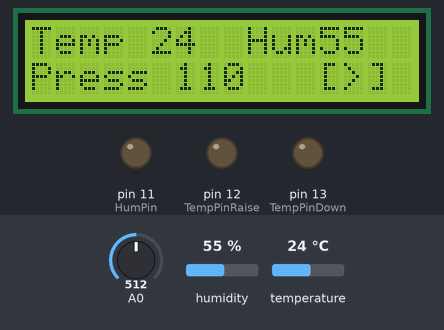
Recording of a sketch running on a simulated Arduino Uno, built with avr-gcc and run on an emulated ATmega328P. Parts: 16×2 character LCD, output pins drawn as LEDs (lit = HIGH). The test bench sets the inputs (shaded band); at power-on: A0 = 512, humidity 55 %, temperature 24 °C. What the sketch prints to the serial monitor is not drawn.

Above: at 1.2 s.
1.3 s: A0 set to 417
2.8 s: A0 set to 388
At 3.4 s:
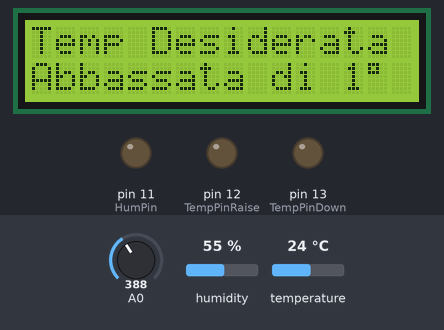
5.8 s: A0 set to 211
7.8 s: A0 set to 187
At 8.9 s:
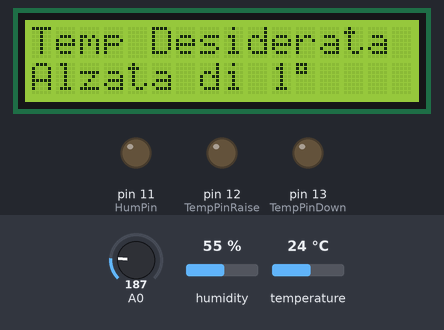
10.8 s: A0 set to 306
At 11.87 s:
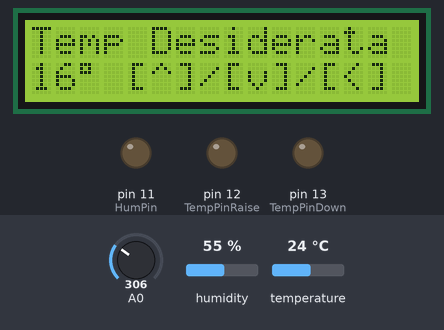
13.8 s: A0 set to 410
At 15.3 s:
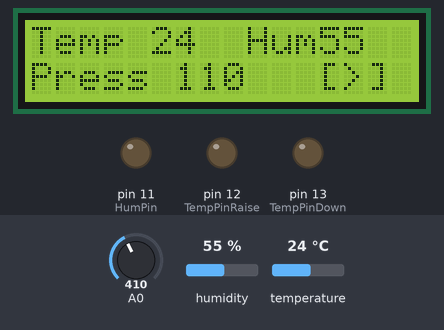
Timing chart, 0 to 16.8 s (numbered marks = the images above; inputs shaded):
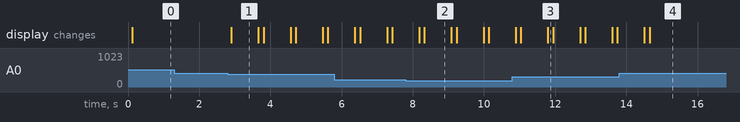

Measured:
- the behaviour switches between 400 and 399 on A0 (found by bisection; images 0 and 1)
- the behaviour switches between 200 and 199 on A0 (found by bisection; images 1 and 2)
- after the input at 1.3 s, every drawn part: stays the same
- after the input at 2.8 s, the display: changes after 0.11 s (image 1)
- after the input at 7.8 s, the display: first differs from a run without the input after 0.53 s (image 2)
- after the input at 10.8 s, the display: first differs from a run without the input after 0.24 s (image 3 shows a later state)
- after the input at 13.8 s, the display: first differs from a run without the input after 0.85 s (image 4)
- what the display in image 1 shows lasts 0.8 s, from 2.9 s to 3.7 s

The sketch:

Master.ino
```cpp
//Sample using LiquidCrystal library
#include <LiquidCrystal.h>
#include <Wire.h>
#include "HTU21D.h"

#define btnRIGHT  0
#define btnUP     1
#define btnDOWN   2
#define btnLEFT   3
#define btnSELECT 4
#define btnNONE   5

#define SlaveArduino 40

#define ALZA_T_NO_HUM           0
#define ALZA_T_ABBASSA_HUM      1
#define ABBASSA_T_NO_HUM        2
#define ABBASSA_T_ABBASSA_HUM   3
#define NO_T_NO_HUM             4
#define NO_T_ABBASSA_HUM        5

// select the pins used on the LCD panel
LiquidCrystal lcd(8, 9, 4, 5, 6, 7);
HTU21D myHumidity;
// define some values used by the panel and buttons
int lcd_key     = 0;
int adc_key_in  = 0;


bool page;
int Temperatura,Umidita;
int TempDesid=20;                         //la temperatura desiderata di default è 20°C

int HumPin = 11,TempPinRaise=12,TempPinDown=13;               //pin di uscita per il pilotaggio del sistema di condizionamento

byte counter=0,seconds=0,minutes=0;       //variabili per la temporizzazione

// read the buttons
int read_LCD_buttons()
{
 adc_key_in = analogRead(0);             // read the value from the sensor


 if (adc_key_in > 1000) return btnNONE;  // We make this the 1st option for speed reasons since it will be the most likely result

 if (adc_key_in < 50)   return btnRIGHT;
 if (adc_key_in < 200)  return btnUP;
 if (adc_key_in < 400)  return btnDOWN;
 if (adc_key_in < 600)  return btnLEFT;
 if (adc_key_in < 800)  return btnSELECT;

 return btnNONE;                         // when all others fail, return this...
}

void send_data()
{
  byte send_array[6];                    //dichiarazione dell'array da inviare


  send_array[0]=lowByte(Temperatura);    //le variabili vengono frazionate e inserite in un array in modo ordinato
  send_array[1]=highByte(Temperatura);
  send_array[2]=lowByte(TempDesid);
  send_array[3]=highByte(TempDesid);
  send_array[4]=lowByte(Umidita);
  send_array[5]=highByte(Umidita);

  Wire.beginTransmission(SlaveArduino);
  Wire.write(send_array,6);              //invio dell'array allo slave
  Wire.endTransmission();                // stop transmitting

}

void refresh_LCD()
{
   lcd.setCursor(0,0);
 lcd_key = read_LCD_buttons();          // read the buttons

 switch (lcd_key)                       // depending on which button was pushed, we perform an action
 {
   case btnRIGHT:                       //visualizzazione della temperatura desiderata e comandi per le opzioni disponibili
     {
          second_page:
 	  lcd.clear();
	  page=1;
	  lcd.setCursor(0, 0);
          lcd.print("Temp Desiderata");
	  lcd.setCursor(0,1);
	  lcd.print(TempDesid);
	  lcd.setCursor(2,1);
          lcd.print((char)223);
	  lcd.setCursor(4,1);
	  lcd.print("[^]/[v]/[<]");
          delay(100);
          break;
     }
   case btnLEFT:                       //visualizzazione dei valori di temperatura,pressione e umidità e dei comandi per le opzioni
     {
        first_page:
        lcd.clear();
        page=0;
        lcd.setCursor(0, 0);
        lcd.print("Temp");
        lcd.setCursor(5,0);
        lcd.print(Temperatura);
        lcd.setCursor(9, 0);
        lcd.print("Hum");
        lcd.setCursor(12,0);
        lcd.print(Umidita);
        lcd.setCursor(0, 1);
        lcd.print("Press");
        lcd.setCursor(6,1);
        lcd.print(110);
       lcd.setCursor(12,1);
       lcd.print("[>]");
     delay(100);
     break;
     }
   case btnUP:                       //aumento la temperatura di un grado,avverto tramite lcd del cambiamento dopodichè mi riposiziono a pagina 2
     {
       	  lcd.clear();

	  lcd.setCursor(0, 0);
          lcd.print("Temp Desiderata");

         if(TempDesid<40)
          {
            TempDesid++;
            lcd.setCursor(0, 1);
            lcd.print("Alzata di 1");
            lcd.setCursor(11,1);
            lcd.print((char)223);
          }
          else
          {
            lcd.setCursor(0, 1);
            lcd.print("Troppo alta");

          }

          delay(750);
          goto second_page;


     break;
     }
   case btnDOWN:                //abbasso la temperatura di un grado,avverto tramite lcd del cambiamento dopodichè mi riposiziono a pagina 2
     {
       	  lcd.clear();

	  lcd.setCursor(0, 0);
          lcd.print("Temp Desiderata");
          if(TempDesid>10)
          {
            TempDesid--;
            lcd.setCursor(0, 1);
            lcd.print("Abbassata di 1");
            lcd.setCursor(14,1);
            lcd.print((char)223);
          }
          else
          {
            lcd.setCursor(0, 1);
            lcd.print("Troppo bassa");

          }
          delay(750);
          goto second_page;


     break;
     }
   case btnSELECT:
     {

     break;
     }
     case btnNONE:
     {
       delay(250);
       if(page==0) goto first_page;
       if(page==1) goto second_page;
       break;

     }
 }
}
bool temporizza()                  //funzione di temporizzazione
{
  counter++;
  if(counter==4)
  {
    counter=0;
    seconds++;
        Serial.write("\npassato un secondo   ");
        Serial.print(seconds);

  }
  if(seconds==60)
  {
    seconds=0;
    minutes++;
        Serial.write("passato un minuto\n");
  }
  if(minutes==1)
  {
    minutes=0;
    return 1;
  }
  return 0;
}

void Pilotaggio()              //richiede il responso allo slave e polota il sistema di condizionamento di conseguenza
{
   byte azione;
   delay(1000);                //mi assicuro che lo slave abbia eseguito tutti i calcoli
   Wire.requestFrom(40, 1);    // request 6 bytes from slave device #2
   while(Wire.available())    // slave may send less than requested
   {
    azione = Wire.read(); // receive a byte as character
   }
  Serial.print(azione);
  Serial.print("\n");
  /* if(azione==ALZA_T_NO_HUM)
   {
     digitalWrite(HumPin, LOW);
     digitalWrite(TempPinRaise, HIGH);
     digitalWrite(TempPinDown, LOW);
   }
   if(azione==ALZA_T_ABBASSA_HUM)
   {
     digitalWrite(HumPin, HIGH);
     digitalWrite(TempPinRaise, HIGH);
     digitalWrite(TempPinDown, LOW);
   }
   if(azione==ABBASSA_T_NO_HUM)
   {
     digitalWrite(HumPin, LOW);
     digitalWrite(TempPinRaise, LOW);
     digitalWrite(TempPinDown, HIGH);
   }
   if(azione==ABBASSA_T_ABBASSA_HUM)
   {
     digitalWrite(HumPin, HIGH);
     digitalWrite(TempPinRaise, LOW);
     digitalWrite(TempPinDown, HIGH);
   }
   if(azione==NO_T_NO_HUM)
   {
     digitalWrite(HumPin, LOW);
     digitalWrite(TempPinRaise, LOW);
     digitalWrite(TempPinDown, LOW);
   }
   if(azione==NO_T_ABBASSA_HUM)
   {
     digitalWrite(HumPin, HIGH);
     digitalWrite(TempPinRaise, LOW);
     digitalWrite(TempPinDown, LOW);
   }   */
}

void Polling()
{
  Temperatura= (int)myHumidity.readTemperature();
  Umidita=(int)myHumidity.readHumidity();

}
void setup()
{
  Wire.begin();
  myHumidity.begin();
  Serial.begin(9600);
  pinMode(HumPin, OUTPUT);
  pinMode(TempPinRaise, OUTPUT);
  pinMode(TempPinDown, OUTPUT);

  page=0;

  lcd.begin(16, 2);                  //inizializzo il display con la pagina 1
  lcd.setCursor(0, 0);
  lcd.print("Temp");
  lcd.setCursor(5,0);
  lcd.print(Temperatura);
  lcd.setCursor(8,0);
  lcd.print((char)223);
  lcd.setCursor(9, 0);
  lcd.print("Hum");
  lcd.setCursor(13,0);
  lcd.print(Umidita);
  lcd.setCursor(0, 1);
  lcd.print("Pres");
  lcd.setCursor(5,1);
  lcd.print(110);
  lcd.setCursor(8,1);
  lcd.print("HPa");
  lcd.setCursor(12,1);
  lcd.print("[>]");

  digitalWrite(HumPin, LOW);       //inizializzo i pin di pilotaggio a valore non attivo
  digitalWrite(TempPinRaise, LOW);
  digitalWrite(TempPinDown, LOW);

}

void loop()
{
  bool trigger;
  Polling();
  refresh_LCD();
  trigger=temporizza();
//  if(trigger)        Serial.write("\n\n\nDUCE DEL FASCISMO\n\n\n\n");   // quando si inviano i dati e ci si prepara alla ricezione
  if(trigger)  {send_data();Pilotaggio();}


}
```
